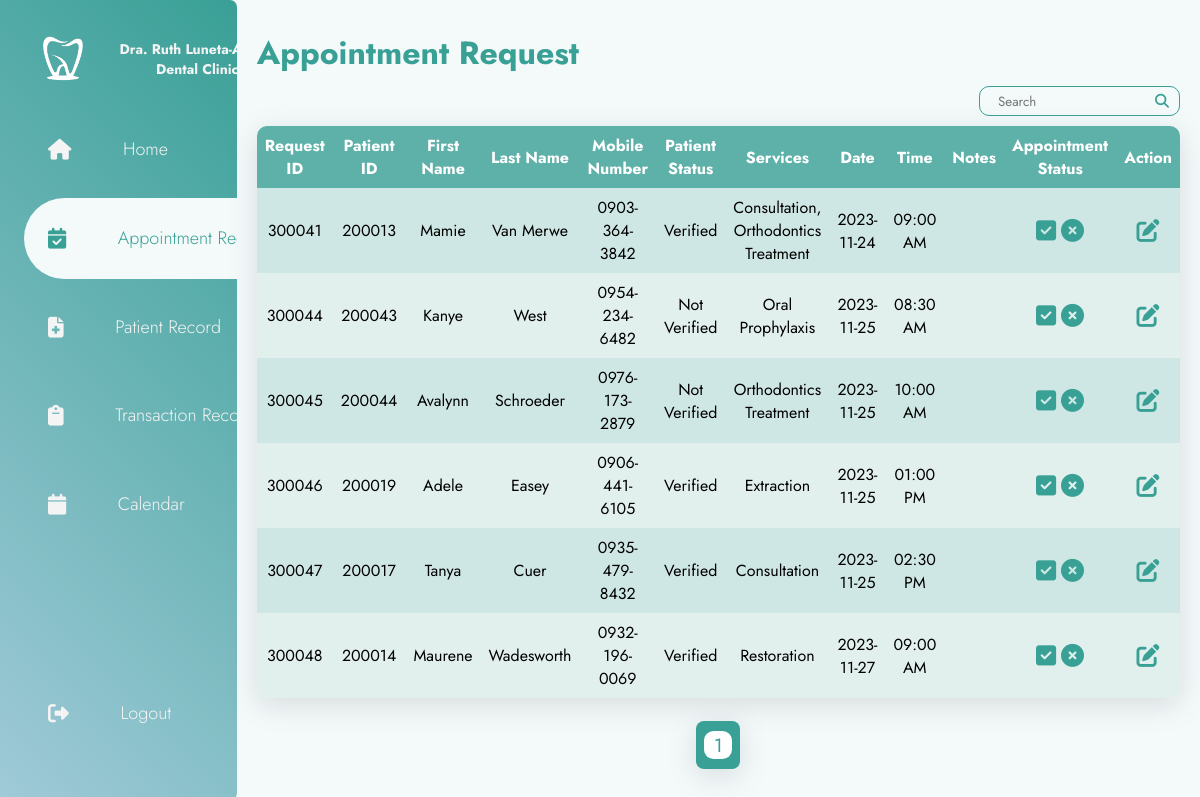
Screenshot of /pages/appointmentRequest.php (signed in) with the database file from the repository.
### tables this page shows
CREATE TABLE `requests` (
  `requestID` int(10) NOT NULL,
  `patientID` int(10) DEFAULT NULL,
  `requestServices` varchar(150) DEFAULT NULL,
  `requestDate` date DEFAULT NULL,
  `requestTime` time DEFAULT NULL,
  `requestNotes` text DEFAULT NULL,
  `requestStatus` varchar(10) DEFAULT 'Pending'
);

CREATE TABLE `patients` (
  `patientID` int(10) NOT NULL,
  `patientFirstName` varchar(30) DEFAULT NULL,
  `patientLastName` varchar(30) DEFAULT NULL,
  `patientAge` int(11) DEFAULT NULL,
  `patientSex` varchar(10) DEFAULT NULL,
  `patientMobileNo` varchar(15) DEFAULT NULL,
  `patientEmail` varchar(70) DEFAULT NULL,
  `patientAddress` varchar(100) DEFAULT NULL,
  `patientOccupation` varchar(30) DEFAULT NULL,
  `patientBalance` decimal(15,2) DEFAULT 0.00,
  `patientStatus` varchar(15) DEFAULT 'Not Verified'
);

### pages/appointmentRequest.php (the view, shortened to what this page needs)
<?php
  include("../phpFiles/dbConnect.php");
  $searchKeyword = isset($_GET['searchKeyword']) ? $_GET['searchKeyword'] : '';
  $recordPerPage = 13;
  if (isset($_GET["page"])) {
      $page = $_GET["page"];
  }
  else {
      $page = 1;
  }
  $startPage = ($page-1) * $recordPerPage;
  $sql = "SELECT requests.requestID, requests.patientID, patients.patientFirstName, patients.patientLastName, patients.patientMobileNo, patients.patientStatus, requests.requestServices, requests.requestDate, requests.requestTime, requests.requestNotes, requests.requestStatus
          FROM requests
          LEFT JOIN patients ON requests.patientID = patients.patientID
          WHERE requests.requestStatus ='Pending'";
  $sql .= " ORDER BY requests.requestDate ASC, requests.requestTime ASC LIMIT $startPage, $recordPerPage;";
  $result = $conn->query($sql);
?>
<!DOCTYPE html>
<html lang="en">
<head>
    <link rel="stylesheet" href="../styles/transaction.css">
    <?php include('header.php'); ?>
</head>
<body>
    <div class="container">
        <?php
            if($_SESSION["accRole"] == "Admin"){
                include('adminSidebar.php');
            }else{
                include('sidebar.php');
            }
        ?>
        <main>
          <h1>Appointment Request</h1>
          <div class="main-content">
            <div class="contain">
              <form action="<?php echo htmlspecialchars($_SERVER["PHP_SELF"]); ?>" method="get" class="search" id="upd-form">
                <input type="text" name="searchKeyword" value="<?php echo $searchKeyword; ?>" placeholder="  Search">
                <i class="fa-solid fa-magnifying-glass"></i>
              </form>
            </div>
            <?php
              echo "<table>";
              echo "<tr><th>Request ID</th><th>Patient ID</th><th>First Name</th><th>Last Name</th><th>Mobile Number</th><th>Patient Status</th><th>Services</th><th>Date</th><th>Time</th><th>Notes</th><th>Appointment Status</th><th>Action</th></tr>";
              if ($result->num_rows > 0) {
                  while ($row = $result->fetch_assoc()) {
                    echo "<tr>";
                    echo "<td>" . $row["requestID"] . "</td>";
                    echo "<td>" . $row["patientID"] . "</td>";
                    echo "<td>" . $row["patientFirstName"] . "</td>";
                    echo "<td>" . $row["patientLastName"] . "</td>";
                    echo "<td>" . $row["patientMobileNo"] . "</td>";
                    echo "<td>" . $row["patientStatus"] . "</td>";
                    echo "<td>" . $row["requestServices"] . "</td>";
                    echo "<td>" . $row["requestDate"] . "</td>";
                    echo "<td>" . " ". date("h:i A",strtotime($row["requestTime"])) . " ". "</td>";
                    echo "<td>" . $row["requestNotes"] . "</td>";
                    echo "<td>";
                    echo "<div class='action-buttons'>
                            <form action='appointmentRequest.php' method='post'>
                                <input type='hidden' name='requestID' value='{$row['requestID']}'>
                                <button type='submit' name='approved' id='approve' onclick = 'return confirm(\"Are you sure you want to approve this appointment?\");'><i class='fas fa-check-square'></i></button>
                                <button type='submit' name='declined' id='decline' onclick = 'return confirm(\"Are you sure you want to decline this appointment?\");'><i class='fas fa-times-circle'></i></button>
                            </form>";
                    echo "</div>";
                    echo "</td>";
                    echo "<td>
                            <div class='action-buttons'>
                              <form action='appointmentRequestUpdate.php' method='post'>
                                  <input type='hidden' name='requestID' value='{$row['requestID']}'>
                                  <input type='hidden' name='requestStatus' value='{$row['requestStatus']}'>
                                  <button type='submit' onclick='openPopup()'><i class='fas fa-edit'></i></button>
                              </div>
                              </form>
                          </td>";
                    echo "</tr>";
                  }
                  echo "</div>";
                } else {
                    echo "<tr><td colspan = '12' id = 'noRes'>No Results</td></tr>";
                }
                echo "</table><br>";
            ?>
            <div class = "paginationCont">
                <div class = "paginationMain">
                    <?php
                        include("../pages/pagination.php");
                    ?>
                </div>
          </div>
        </main>
  </div>
</body>
</html>

### styles/transaction.css (style rules this page uses)
:root { --bg: #f4fafa; --bg-darker: #eaf4f3; --teal: #38a095; --lightgreen: #cce1df; --lightblue: #90cac4; --blue: #8edaf1; }
* { margin: 0; padding: 0; outline: none; border: none; text-decoration: none; box-sizing: border-box; font-family: "Jost", sans-serif; }
body { background: var(--bg); }
.container { display: flex; }
main { position: relative; padding: 20px; width: calc(100% - 100px); }
.contain { height: 30px; display: flex; justify-content: flex-end; gap: 15px; }
.button, .search { font-size: 1.2em; background: none; }
.search { display: flex; border: 1px solid var(--teal); border-radius: 10px; padding-left: 10px; }
.search input { background: none; }
.search i { color: var(--teal); font-size: 14px; padding: 0 10px 0 5px; align-self: center; }
h1 { padding: 10px 0; color: var(--teal); }
.main-content { text-align: center; }
table { overflow: hidden; border-radius: 10px; margin-top: 10px; border-collapse: collapse; width: 100%; box-shadow: rgba(100, 100, 111, 0.2) 0px 7px 29px 0px; }
th, td { padding: 8px; text-align: center; word-wrap: break-word; }
th { background-color: #5EB1A9; color: white; }
tr:nth-child(even) { background-color: #CFE7E4; }
tr:nth-child(odd) { background-color: #E1EFED; }
.action-buttons { display: flex; gap: 10px; align-items: center; justify-content: center; }
.action-buttons button { font-size: 23px; background-color:transparent; color: #38a095; cursor: pointer; }
.fa-edit:before { color: #38a095; }
.paginationCont { display: flex; justify-content: center; align-items: center; }
.paginationMain { display: flex; justify-content: center; align-items: center; height: 3em; border-radius: 0.5rem; background-color: #38a095; color: white; box-shadow: rgba(100, 100, 111, 0.2) 0px 7px 29px 0px; padding: 0.5em }

### styles/sidebar.css (style rules this page uses)
* { font-family: 'Jost', sans-serif; }
:root { --green: #39a096; --lightblue: #a0cad8; --white: #f4f4f4; --darkwhite: #f4fafa; }

### rows the page displays
requests: requestID "300041", patientID "200013", patientID.patientFirstName "Mamie", patientID.patientLastName "Van Merwe", patientID.patientMobileNo "0903-364-3842", patientID.patientStatus "Verified", requestServices "Consultation, Orthodontics Treatment", requestDate "2023-11-24", requestTime "09:00 AM"
requests: requestID "300044", patientID "200043", patientID.patientFirstName "Kanye", patientID.patientLastName "West", patientID.patientMobileNo "0954-234-6482", patientID.patientStatus "Not Verified", requestServices "Oral Prophylaxis", requestDate "2023-11-25", requestTime "08:30 AM"
requests: requestID "300045", patientID "200044", patientID.patientFirstName "Avalynn", patientID.patientLastName "Schroeder", patientID.patientMobileNo "0976-173-2879", patientID.patientStatus "Not Verified", requestServices "Orthodontics Treatment", requestDate "2023-11-25", requestTime "10:00 AM"
requests: requestID "300046", patientID "200019", patientID.patientFirstName "Adele", patientID.patientLastName "Easey", patientID.patientMobileNo "0906-441-6105", patientID.patientStatus "Verified", requestServices "Extraction", requestDate "2023-11-25", requestTime "01:00 PM"
requests: requestID "300047", patientID "200017", patientID.patientFirstName "Tanya", patientID.patientLastName "Cuer", patientID.patientMobileNo "0935-479-8432", patientID.patientStatus "Verified", requestServices "Consultation", requestDate "2023-11-25", requestTime "02:30 PM"
requests: requestID "300048", patientID "200014", patientID.patientFirstName "Maurene", patientID.patientLastName "Wadesworth", patientID.patientMobileNo "0932-196-0069", patientID.patientStatus "Verified", requestServices "Restoration", requestDate "2023-11-27", requestTime "09:00 AM"
